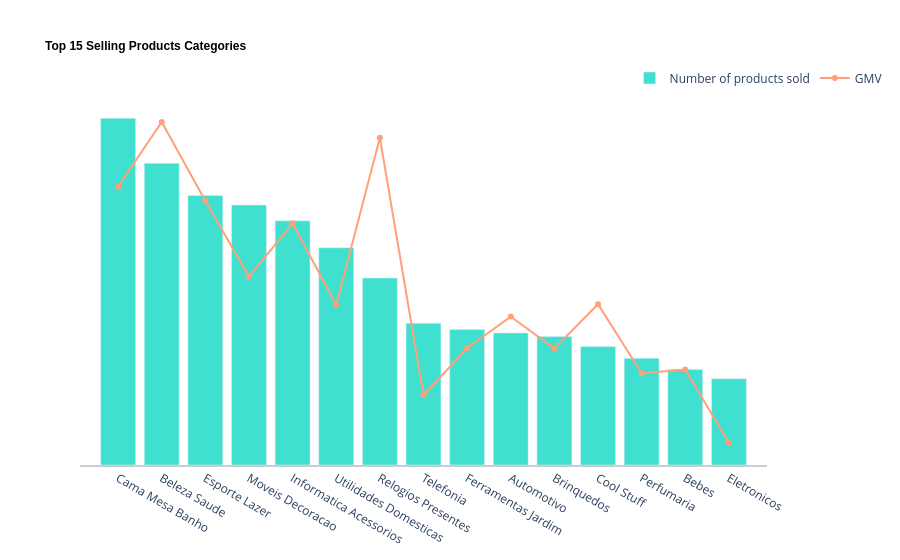

Write notebook code for a chart like this one.
### Markdown cell above
### Top Products Sold By Category

### Code cell
fig = go.Figure()

fig.add_trace(
    go.Bar (
        x = data_products["product_category"].head(15),
        y = data_products["product_counts"].head(15),
        name = "Number of products sold",
        marker_color = "rgb(64,224,208)"
    )
)

fig.add_trace(
    go.Scatter (
        x = data_products["product_category"].head(15),
        y = data_products["total_price"].head(15),
        name = "GMV",
        yaxis = "y2",
        marker_color = "rgb(255,160,122)",
        mode="lines+markers"
    )
)

fig.update_layout(
    title = dict(text="<b>Top 15 Selling Products Categories<b>",
                 font=dict(size=12, family="Arial", color="black")),
    plot_bgcolor = "white",
    yaxis = dict(side = "left", showgrid = False, zeroline = True, showline = False, showticklabels = False),
    yaxis2 = dict(side = "right", overlaying = "y", showgrid = False, zeroline = False, showline = False, showticklabels = False),
    xaxis = dict(showline = True, linecolor = "rgb(204, 204, 204)", linewidth = 2),
    legend = dict(orientation="h", x=0.8, y = 1.1),
    annotations=[dict(text="Created By Thuan Dao.", xref="paper", yref="paper", x=1, y=-.3,
    showarrow=False, font=dict(size=10, color="gray", family="Arial"))],
    hovermode = "x unified"
)

### Figure 1 — Plotly figure (JSON) as saved in the notebook; plotly's stock layout.template omitted (floating-point values rounded to 4 significant figures)
{"data": [{"marker": {"color": "rgb(64,224,208)"}, "name": "Number of products sold", "type": "bar", "x": ["Cama Mesa Banho", "Beleza Saude", "Esporte Lazer", "Moveis Decoracao", "Informatica Acessorios", "Utilidades Domesticas", "Relogios Presentes", "Telefonia", "Ferramentas Jardim", "Automotivo", "Brinquedos", "Cool Stuff", "Perfumaria", "Bebes", "Eletronicos"], "y": [11115, 9670, 8641, 8334, 7827, 6964, 5991, 4545, 4347, 4235, 4117, 3796, 3419, 3065, 2767]}, {"marker": {"color": "rgb(255,160,122)"}, "mode": "lines+markers", "name": "GMV", "type": "scatter", "x": ["Cama Mesa Banho", "Beleza Saude", "Esporte Lazer", "Moveis Decoracao", "Informatica Acessorios", "Utilidades Domesticas", "Relogios Presentes", "Telefonia", "Ferramentas Jardim", "Automotivo", "Brinquedos", "Cool Stuff", "Perfumaria", "Bebes", "Eletronicos"], "y": [1037000.0, 1259000.0, 988000.0, 729800.0, 912000.0, 632200.0, 1205000.0, 323700.0, 485300.0, 592700.0, 483900.0, 635300.0, 399100.0, 411800.0, 160200.0], "yaxis": "y2"}], "layout": {"annotations": [{"font": {"color": "gray", "family": "Arial", "size": 10}, "showarrow": false, "text": "Created By Thuan Dao.", "x": 1, "xref": "paper", "y": -0.3, "yref": "paper"}], "hovermode": "x unified", "legend": {"orientation": "h", "x": 0.8, "y": 1.1}, "plot_bgcolor": "white", "title": {"font": {"color": "black", "family": "Arial", "size": 12}, "text": "<b>Top 15 Selling Products Categories<b>"}, "xaxis": {"linecolor": "rgb(204, 204, 204)", "linewidth": 2, "showline": true}, "yaxis": {"showgrid": false, "showline": false, "showticklabels": false, "side": "left", "zeroline": true}, "yaxis2": {"overlaying": "y", "showgrid": false, "showline": false, "showticklabels": false, "side": "right", "zeroline": false}}}
